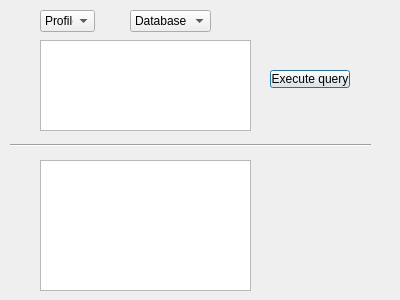
<?xml version="1.0" encoding="UTF-8"?>
<ui version="4.0">
 <class>dialogquery</class>
 <widget class="QDialog" name="dialogquery">
  <property name="geometry">
   <rect>
    <x>0</x>
    <y>0</y>
    <width>400</width>
    <height>300</height>
   </rect>
  </property>
  <property name="windowTitle">
   <string>Dialog</string>
  </property>
  <widget class="QPushButton" name="pushButton">
   <property name="geometry">
    <rect>
     <x>270</x>
     <y>70</y>
     <width>80</width>
     <height>18</height>
    </rect>
   </property>
   <property name="text">
    <string>Execute query</string>
   </property>
  </widget>
  <widget class="QTextEdit" name="textEdit">
   <property name="geometry">
    <rect>
     <x>40</x>
     <y>40</y>
     <width>211</width>
     <height>91</height>
    </rect>
   </property>
  </widget>
  <widget class="QComboBox" name="comboBox">
   <property name="geometry">
    <rect>
     <x>130</x>
     <y>10</y>
     <width>81</width>
     <height>22</height>
    </rect>
   </property>
   <item>
    <property name="text">
     <string>Database</string>
    </property>
   </item>
   <item>
    <property name="text">
     <string>Profile</string>
    </property>
   </item>
  </widget>
  <widget class="Line" name="line">
   <property name="geometry">
    <rect>
     <x>10</x>
     <y>135</y>
     <width>361</width>
     <height>21</height>
    </rect>
   </property>
   <property name="orientation">
    <enum>Qt::Horizontal</enum>
   </property>
  </widget>
  <widget class="QTableView" name="tableView">
   <property name="geometry">
    <rect>
     <x>40</x>
     <y>160</y>
     <width>211</width>
     <height>131</height>
    </rect>
   </property>
  </widget>
  <widget class="QComboBox" name="comboBox_2">
   <property name="geometry">
    <rect>
     <x>40</x>
     <y>10</y>
     <width>55</width>
     <height>22</height>
    </rect>
   </property>
   <item>
    <property name="text">
     <string>Profile</string>
    </property>
   </item>
  </widget>
 </widget>
 <resources/>
 <connections/>
</ui>
